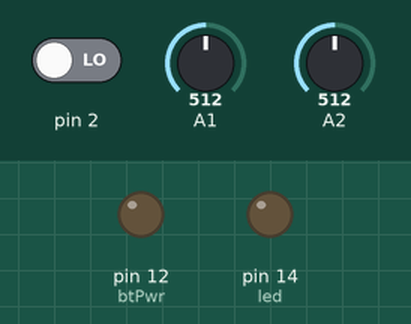
Recording of a sketch running on a simulated Arduino Uno, built with avr-gcc and run on an emulated ATmega328P. On the bench: output pins drawn as LEDs (lit = HIGH). Dashed ring = blinking. The test bench sets the inputs (shaded band); at power-on: A1 = 512, pin 2 LOW, A2 = 512. What the sketch prints to the serial monitor is not drawn.

Above: at 13.7 s.
13.8 s: A1 set to 544
At 15.4 s:
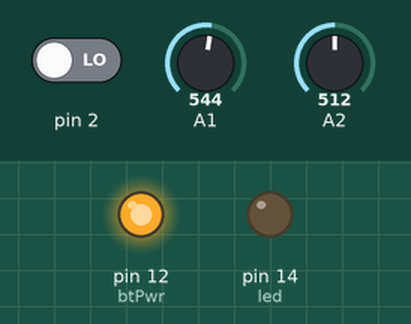
At 15.89 s:
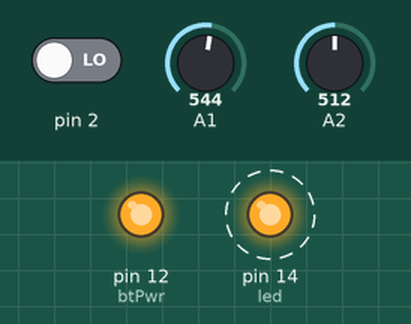
Timing chart, 0 to 22.8 s (numbered marks = the images above; inputs shaded):
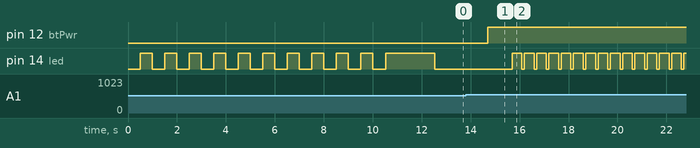

The sketch:

Bike.ino
```cpp
/*
 * Bike Firmware
 * Charles Frake
 * 14/06/15
 *
 * Sketch for Bike to MiniGPS
 *
 * ======================================================
 * Changelog:
 * - 00/06/15
 * - Initial Release V1.0.0
 *
 * ======================================================
 */

#include <SoftwareSerial.h>
#include <EEPROM.h>

// Set up Global Variables (Keep these to a minimum to save memory!
SoftwareSerial btSerial(11, 10); //(RX, TX)
boolean bikeParked;
int x, y, z;			// Accelerometer Axis
int x1, y1, z1, x2, y2, z2;     // Trigger values of Accelerometer
int firstrun;
int trigFlag = 0; // If value is exceeded 5 times, trigger alarm... Stops random alarm triggers
bool alarm;

#define buzzer 13   // CHANGE ACCORDING TO CIRCUIT LAYOUT!
#define alarmTrigger 999	// Send this to BaseStation to sound alarm
#define led 14
#define btPwr 12   // Turn off HC-05 module until needed. Saves battery and stops interference with ADXL355

void setup()
{
  // Init Inputs/Outputs
  pinMode(2, INPUT);
  pinMode(14, OUTPUT);
  pinMode(12, OUTPUT);
  digitalWrite(btPwr, LOW);

  // RESET EEPROM AND ALL PREVIOUS SETTINGS!!!
  int resetState = digitalRead(2);
  delay(500);
  if (resetState > 0) {
    Serial.println("GOING FOR A RESET... ERASING EEPROM...");
    __RESET__();
  }
  /////////////////////////////////////////////

  Serial.begin(9600);
  // Initialise Bluetooth Serial Module
  btSerial.begin(38400);

  // Check if first start
  firstRun();
}

void loop()
{
  // Flash LED to show that alarm is armed
  digitalWrite(13, HIGH);
  delay(100);
  digitalWrite(13, LOW);
  delay(500);
  Serial.println("");
  btSerial.println("Parked...");
  // Read data from accelerometer
  for (int n = 0; n < 20; n++)
  {
    x = analogRead(15);
    y = analogRead(16);
    //z = analogRead(17)/2;
    //btSerial.println(x);
    delay(5);
    //btSerial.println(y);
    delay(5);
    //btSerial.println(z);
    delay(5);
    Serial.println(x);
    delay(5);
    Serial.println(y);
    delay(5);
    Serial.println(z);
    delay(5);
    Serial.println(trigFlag);
    if (x > x1) {
      trigFlag++;
      if (trigFlag > 10) {
        Alarm();
      }
    }
    else if (x < x2) {
      trigFlag++;
      if (trigFlag > 10) {
        Alarm();
      }
    }
    if (y > y1) {
      trigFlag++;
      if (trigFlag > 10) {
        Alarm();
      }
    }
    else if (y < y2) {
      trigFlag++;
      if (trigFlag > 10) {
        Alarm();
      }
    }

    if (x < x1 && x > x2)
    {
      trigFlag = 0;
    }
  }
}

void firstRun()
{
  // Check EEPROM for any previous settings
  // Read EEPROM Address 5
  // If data is not 0, just monitor bike
  // return;
  //firstrun = EEPROM.read(5);
  //Serial.println(firstrun);
  //if (firstrun > 0)
  //{
  //return;
  //}

  // If none, then perform firstRun()
  // ======
  // Wait 10 seconds for bike to settle (Parked) // 2 FOR DEBUGGING
  soundBuzzer(500, 500, 10, false);
  // Buzz each second for 10 second delay
  // Read X, Y, Z data from Accelerometer
  // Write these values to EERPOM Position 1, 2, 3 respectively
  writePosition();
  // Write firstRun complete bit to address 5
  //EEPROM.write(5, 1);
}

void writePosition()
{
  x = analogRead(15);
  y = analogRead(16);
  x1 = x + 20;
  x2 = x - 20;
  y1 = y + 20;
  y2 = y - 20;
  //EEPROM.write(x, 1);
  delay(10);
  //EEPROM.write(y, 2);
  delay(10);
  //EEPROM.write(z, 3);
  delay(10);
  soundBuzzer(2000, 0, 1, false);
  Serial.println(x);
  Serial.println(x1);
  Serial.println(x2);
}

void soundBuzzer(int on, int off, int count, bool alarm)
{
  for (int c = 0; c < count; c++)
  {
    if (alarm == true)
    {
      btSerial.println(alarmTrigger);
    }
    digitalWrite(led, HIGH);
    digitalWrite(buzzer, HIGH);
    delay(on);
    digitalWrite(led, LOW);
    digitalWrite(buzzer, LOW);
    delay(off);
  }
}

void Alarm()	// Send alarm signal to BaseStation
{
  digitalWrite(btPwr, HIGH);
  Serial.write(btSerial.println(alarmTrigger));
  btSerial.write(alarmTrigger);
  delay(1000);
  soundBuzzer(400, 100, 1000, true);
}

void __RESET__() {
  digitalWrite(led, HIGH);
  soundBuzzer(5000, 0, 1, false);
  for ( int i = 0 ; i < EEPROM.length() ; i++ )
    EEPROM.write(i, 0);
  soundBuzzer(2000, 0, 1, false);
  digitalWrite(led, LOW);
  delay(60000);
}
```

Measured:
- the behaviour switches between 532 and 533 on A1 (found by bisection; images 0 and 1)
- after the input at 13.8 s, pin 12 (btPwr): LOW → HIGH after 0.89 s; pin 14 (led): alternates HIGH for 0.40 s and LOW for 0.10 s, starting after 1.9 s
